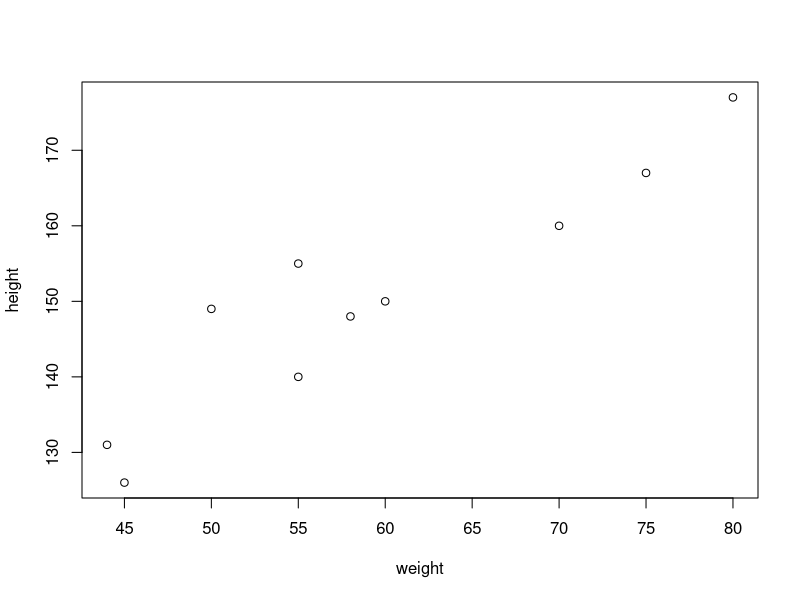

This figure's R source: (Note: this script raises an error after producing the figure.)
#Height and Weight 

# This demo will show how we can predict the future data wit hLinear Regression

#Regression Analysis builds a relationship model bewteen two or more variables 

# The general mathmatical equation for linear regression is 
# y = ax + b 

# y = response variable (value we need to find out using a predictor variable)
# x = predictor variable (value that we know / gather through experiments)
# a = constant (regression coefficient)
# b = constant (regression coefficient)

# In the following example we have two variabels: height and weight. These variables
# have some values and they have a relation. In the below example data: 
# 60kg of weight has 150cm in height, 70kg in wheigh has 160cm in height and so on

# for linear regression anlysis, at first we need to create a relationship model
# between two variabels using the lm() function. After that we use the predict() function to predict value
# The summary of the relation ship can be fetched using the summary() function

height <- c (150, 160, 140, 155, 148, 177, 167, 126, 149, 131)
weight <- c (60, 70, 55, 55, 58, 80, 75, 45, 50, 44)

relation <- lm(weight ~ height)
print(relation)

summary(relation)


#Regression equation:
#  Y = a + bX

#Y = weight in pounds 
#a = intercept at the line 
#b = slope of the line 
#x = height in inches 

#b = describes the best linear relationship between height and weight as defined by ordinary least squares
#Weight = a + b(height) + e 

#Residual Standard Error - – residual that catches the variation in weight for each individual that is not explained by height  
#R-squared is a statistical measure of how close the data are to the fitted regression line.
# 100% indicates that the model explains all the variability of the response data around its mean.


#Now we can insert a new value to height and predict what the weight will be
newValue <- data.frame(height = 170)
print(newValue)
result <- predict(relation, newValue)
print(result)
#The prediction of weight is ~73kg for the height of 170cm

#we can plot the scatter graph of height and weight data
plot(weight, height)

#Set directory to the folder where the hw.data.csv for height and weight is
# use tab complete [TAB] to help set working directory 
setwd("~/")

#Now, we need to read in the CSV in R using read.csv, like this:
#Since the first line of the CSV is the labels, so we pass header=T 
#(T shorthand for TRUE) parameter to skip it. 
hw.data <- read.csv("gender-height-weight.csv", header=T)
hw.data <- as.data.frame(hw.data)

#The data now is a matrix, which you can use dim function to verify:
dim(hw.data)

#show the count by gender 
table(hw.data$Gender)

# histogram plot of Gender and weight in kg
ggplot(data=hw.data) +
  geom_histogram(aes(x=Weight..kg., fill=Gender), position = "dodge")


#Now, we need to separate the data into two sets, 
#the training data set and the verification data set. 
#The common mistake for Big-Data-Mining learners is to use the machine 
#learning algorithm on the data set and make prediction on the 
#same data set, in which normally very good results are obtained.

#we split by odd instances for training data
training <- hw.data[seq(1, nrow(hw.data), 2), ]
#we split here by odd instances for test 
test <- hw.data[seq(2, nrow(hw.data), 2), ]

#each contains half records:
dim(training)
dim(test)

plot(hw.data$Weight, hw.data$Height)

# extract hw.data into variables 
# Now, let’s further extract these data into variables.
#The weight data is located at the fifth column and the height data 
# is located at the fourth column (in R, the index starts at ONE, not zero-based).

training_weight <- training[,5]
training_height <- training[,4]
test_weight <- test[,5]
test_height <- test[,4]

#Now, we can use the lm() to fit the linear model using the following:
fit <- lm(Weight~Height, data = hw.data)

#We are basically constructing the linear model: 
#weight = k * height + b. What we get is:
fit
summary(fit)
#That means the model is: Weight = -350.73719 + (7.71729) x 71 in inches
#so what is next? We can plot the fit vividly.
plot(hw.data$Height, hw.data$Weight, col='black',
abline(fit,col='red'))

# pred_weight = Number * verification_height - number

# mean(pred_weight-verification_weight)
#This plots the points and fit the line:
ggplot(hw.data) +
  aes(x = Height, y = Weight, color = Gender) +
  geom_point() + 
  geom_smooth(method = 'lm', formula = y~x)

hist(hw.data$Height)

box_gender_weight <- ggplot(hw.data, aes(x = Gender, y = Weight)) +
  geom_boxplot()
box_gender_weight

box_gender_height <- ggplot(hw.data, aes(x = Gender, y = Height)) +
  geom_boxplot()
box_gender_height

ggplot(hw.data) +
  aes(x = Height, colour = Gender) +
  geom_freqpoly()


#HOW GOOD IS THE MODEL?
#We can make predictions using the linear model and compare the accuracy:

#-350.73719 + (7.71729) x 71 in inches
pred_weight = -350.73719 * test_height - 158.101

# Hands on Exercise 

#1. subset the MALE data into its own dataframe 

#2. plot a histogram of the height and weight (use either pound or kg for weight and either cm or inches for height)

#3. split the data into training and test with 70% training and 30% test 

#4. run the fit function of weight given height with a linear model

#5. summarize the plot and substitute the values of the regression equation 
#  Y = a + bX 

#6. predict the weight for a height of 121
